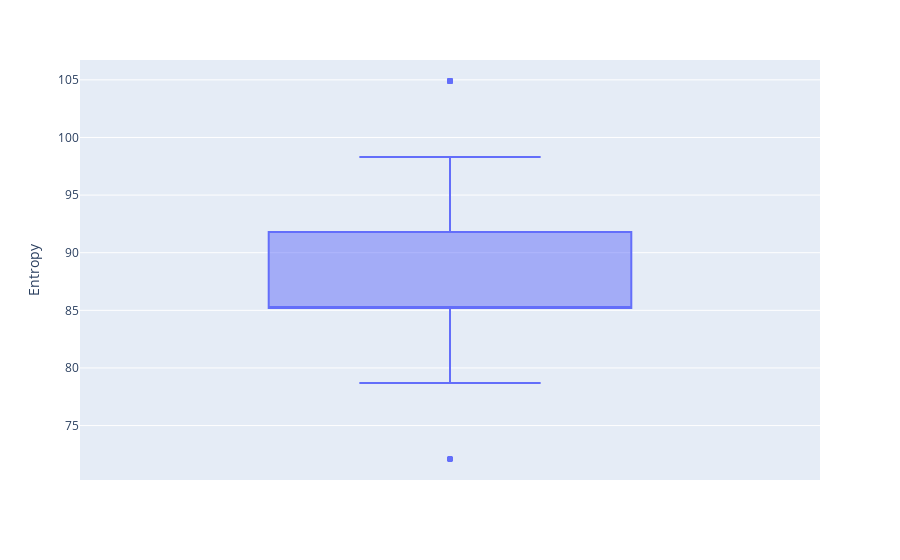

Here is the notebook cell this chart was saved with:
### Code cell
import plotly.express as px
fig = px.box(H, y="Entropy")
fig.show()

### Figure 1 — Plotly figure (JSON) as saved in the notebook; plotly's stock layout.template omitted (floating-point values rounded to 4 significant figures; data arrays with more than 128 entries replaced by an {"elided": "..."} marker saying what was removed)
{"data": [{"alignmentgroup": "True", "hovertemplate": "Entropy=%{y}<extra></extra>", "legendgroup": "", "marker": {"color": "#636efa"}, "name": "", "notched": false, "offsetgroup": "", "orientation": "v", "showlegend": false, "type": "box", "x0": " ", "xaxis": "x", "y": {"elided": "400 float values"}, "y0": " ", "yaxis": "y"}], "layout": {"boxmode": "group", "legend": {"tracegroupgap": 0}, "margin": {"t": 60}, "xaxis": {"anchor": "y", "domain": [0, 1]}, "yaxis": {"anchor": "x", "domain": [0, 1], "title": {"text": "Entropy"}}}}
